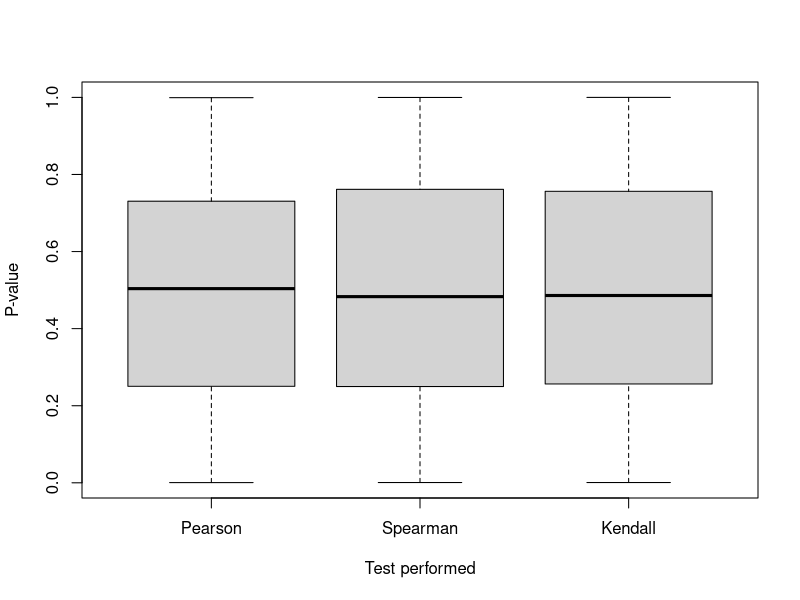

The R script that drew this image: (Note: this script raises an error after producing the figure.)
#Problem 1
#Sample size was changed to 1000 because my computer could not run 10000.
n = 1000
B = 999
sample.X = runif(n, min = -1, max = 1)
sample.Y =  (sample.X)^2
Pearson.cortest = cor.test(sample.X, sample.Y, method = "pearson", alternative = "two.sided")
Spearman.cortest = cor.test(sample.X, sample.Y, method = "spearman", alternative = "two.sided")
Kendall.cortest = cor.test(sample.X, sample.Y, method = "kendall", alternative = "two.sided")

Pearson.Pval = Pearson.cortest$p.value
Spearman.Pval = Spearman.cortest$p.value
Kendall.cortest = Kendall.cortest$p.value

Pearson.permute.pval = vector(mode = "numeric", length = B)
Spearman.permute.pval = vector(mode = "numeric", length = B)
Kendall.permute.pval = vector(mode = "numeric", length = B)

for(i in 1:B)
{
  Permute.Y = sample(sample.Y, size = n, replace = FALSE)
  Pearson.permute.cortest = cor.test(sample.X, Permute.Y, method = "pearson", alternative = "two.sided")
  Spearman.permute.cortest = cor.test(sample.X, Permute.Y, method = "spearman", alternative = "two.sided")
  Kendall.permute.cortest = cor.test(sample.X, Permute.Y, method = "kendall", alternative = "two.sided")
  
  Pearson.permute.pval[i] = Pearson.permute.cortest$p.value
  Spearman.permute.pval[i] = Spearman.permute.cortest$p.value
  Kendall.permute.pval[i] = Kendall.permute.cortest$p.value
} 
boxplot(Pearson.permute.pval, Spearman.permute.pval, Kendall.permute.pval, ylab = "P-value", 
        names = c("Pearson", "Spearman", "Kendall"), xlab = "Test performed")
#The boxplot indicates that the p-values generated from each of the tests are pretty close.
#Since the null hypothesis is whether or not the correlation between X and Y is zero, we always fail to reject the
#null hypothesis due to the high p-values from the tests. But this does not mean that X and Y are not associated.

#Problem 2
install.packages("Hmisc")
library(Hmisc)
hoeff.test = function(z, B)
{
  D.Statistic.permute.vect = vector(mode = "numeric", length = B)
  sample.X = z[,-2]
  sample.Y = z[,-1]
  sample.Hoeffd = hoeffd(sample.X, sample.Y)
  sample.DStatistic = sample.Hoeffd$D
  sample.DStatistic = sample.DStatistic[1,2] #The higher value means more correlation between X and Y
  for(i in 1:B)
  {
    Permute.Y = sample(sample.Y, size = length(sample.Y), replace = FALSE)
    Permute.Hoeffd = hoeffd(sample.X, Permute.Y)
    Permute.DStatistic = Permute.Hoeffd$D
    D.Statistic.permute.vect[i] = Permute.DStatistic[1,2]
  }
  pval = (length(which(D.Statistic.permute.vect >= sample.DStatistic)) + 1) / (B + 1)
  pval
}

#H0: X and Y are independent
#H1: X and Y are dependent
#Use the same X and Y from Problem 1 with sample size of 1000 to test the function
n = 1000
sample.X = runif(n, min = -1, max = 1)
sample.Y = sample.X^2
Z = cbind(sample.X, sample.Y)
hoeff.test(Z, 999)
#The extreme small p-value suggests that the null hypothesis is rejected, which means that X and Y are indeed dependent,
#or associated. This is the result that should be expected because the X and Y samples used in this case are perfectly
#associated according to lecture notes.

#Problem 3(a)
#Manually import the dataset using Import Dataset button
#The imported dataframe is called sea_ice_data
dat = sea_ice_data[-1,]
X = as.numeric(paste(dat$V1))
Y = as.numeric(paste(dat$V2))
fit.affine = lm(Y ~ X)
plot(X, Y, xlab = "Year", ylab = "Arctic Sea Ice Extent (1,000,000 sq km)", main = "Linear Model Fit")
abline(fit.affine, col = "red", lwd = 2)

#Problem 3(b)
#Quadratic fit
fit.quad = lm(Y ~ poly(X, 12, raw = TRUE))
val.quad = predict(fit.quad)
plot(X, Y, xlab = "Year", ylab = "Arctic Sea Ice Extent (1,000,000 sq km)", main = "Quadratic Model Fit")
lines(X, val.quad ,col = "red", lwd = 2)
S = summary(fit.quad)

#Degree 3 and above
B = 10
R = vector(mode = "numeric", length = B)
for(i in 1:B)
{
  fit = lm(Y ~ poly(X, i, raw = TRUE))
  S = summary(fit)
  R[i] = S$r.squared
}
plot(1:10, R, xlab = "Degree", ylab = "R-squared", main = "R-squared for polynomial models", lwd = 2, col = "red", pch = 5)
lines(1:10, R, type='l', lwd = 4, col = "red")
#Improvement is minimal beyond degree 4

#Problem 3(c)
Knots = quantile(X, seq(0, 1, len = 6), type = 1)
require(splines)
plot(X, Y, xlab = "Year", ylab = "Arctic Sea Ice Extent (1,000,000 sq km)", main = "Spline Model Fit")
fit.spline = lm(Y ~ bs(X, degree=1, knots=Knots))
val.spline = predict(fit.spline)
lines(X, val.spline, col = "red", lwd = 2)

#Problem 3(d)
plot(X, Y, xlab = "Year", ylab = "Arctic Sea Ice Extent (1,000,000 sq km)", main = "Overlaying All Models")
abline(fit.affine, col = "yellow", lwd = 2)
lines(X, val.quad ,col = "red", lwd = 2)
lines(X, val.spline, col = "blue", lwd = 2)
legend(2005, 7.5, c("Linear", "Quadratic", "Spline"), lty = c(1,1), lwd = 2, col = c("yellow", "red", "blue"))

#Problem 4
boot.regression = function(x, y, conf, residual, B)
{
  alpha = 1 - conf
  if(residual == TRUE)
  {
    Slope = vector(mode = "numeric", length = B)
    Intercept = vector(mode = "numeric", length = B)
    boot.y = vector(mode = "numeric", length = length(y))
    for(i in 1:B)
    {    
      LS = lm(y ~ x) 
      resid = as.vector(LS$residuals)
      resid.boot = sample(resid, length(resid), replace = TRUE)
      for(j in 1:length(resid.boot))
      {
        boot.y[j] = y[j] + resid.boot[j]
      }
      LS = lm(boot.y ~ x)
      Intercept[i] = as.numeric(LS$coefficients[1])
      Slope[i] = as.numeric(LS$coefficients[2]) 
    }
    Intercept = sort(Intercept)
    Slope = sort(Slope)
    Intercept.CI = c(Intercept[B * (alpha / 2)], Intercept[B * ((1 - alpha) / 2)])
    Slope.CI = c(Slope[B * (alpha / 2)], Slope[B * ((1 - alpha) / 2)])
    Intercept.CI
    Slope.CI
  }
  else
  {
    Slope = vector(mode = "numeric", length = B)
    Intercept = vector(mode = "numeric", length = B)
    for(i in 1:B)
    {    
      boot.x = sample(x, length(x), replace = TRUE)
      boot.y = sample(y, length(y), replace = TRUE)
      LS = lm(boot.y ~ boot.x) 
      Intercept[i] = as.numeric(LS$coefficients[1])
      Slope[i] = as.numeric(LS$coefficients[2]) 
    }
    Intercept = sort(Intercept)
    Slope = sort(Slope)
    Intercept.CI = c(Intercept[B * (alpha / 2)], Intercept[B * ((1 - alpha) / 2)])
    Slope.CI = c(Slope[B * (alpha / 2)], Slope[B * ((1 - alpha) / 2)])
    Intercept.CI
    Slope.CI
  }
}

#did not do studentized pivotal
